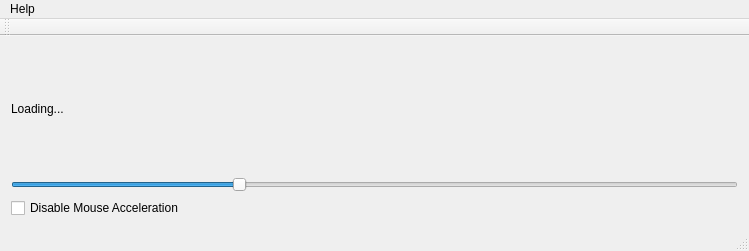
<?xml version="1.0" encoding="UTF-8"?>
<ui version="4.0">
 <class>MainWindow</class>
 <widget class="QMainWindow" name="MainWindow">
  <property name="geometry">
   <rect>
    <x>0</x>
    <y>0</y>
    <width>749</width>
    <height>251</height>
   </rect>
  </property>
  <property name="windowTitle">
   <string>Gamma Corrector</string>
  </property>
  <widget class="QWidget" name="centralWidget">
   <layout class="QVBoxLayout" name="verticalLayout">
    <item>
     <widget class="QLabel" name="statusLabel">
      <property name="text">
       <string>Loading...</string>
      </property>
     </widget>
    </item>
    <item>
     <widget class="QSlider" name="gammaSlider">
      <property name="minimum">
       <number>1</number>
      </property>
      <property name="maximum">
       <number>30</number>
      </property>
      <property name="value">
       <number>10</number>
      </property>
      <property name="orientation">
       <enum>Qt::Horizontal</enum>
      </property>
     </widget>
    </item>
    <item>
     <widget class="QCheckBox" name="mouseAccelerationCheckBox">
      <property name="text">
       <string>Disable Mouse Acceleration</string>
      </property>
     </widget>
    </item>
   </layout>
  </widget>
  <widget class="QMenuBar" name="menuBar">
   <property name="geometry">
    <rect>
     <x>0</x>
     <y>0</y>
     <width>749</width>
     <height>42</height>
    </rect>
   </property>
   <widget class="QMenu" name="menuHelp">
    <property name="title">
     <string>Help</string>
    </property>
    <addaction name="actionAbout"/>
   </widget>
   <addaction name="menuHelp"/>
  </widget>
  <widget class="QToolBar" name="mainToolBar">
   <attribute name="toolBarArea">
    <enum>TopToolBarArea</enum>
   </attribute>
   <attribute name="toolBarBreak">
    <bool>false</bool>
   </attribute>
  </widget>
  <widget class="QStatusBar" name="statusBar"/>
  <action name="actionAbout">
   <property name="text">
    <string>About</string>
   </property>
  </action>
 </widget>
 <layoutdefault spacing="6" margin="11"/>
 <resources/>
 <connections/>
</ui>
